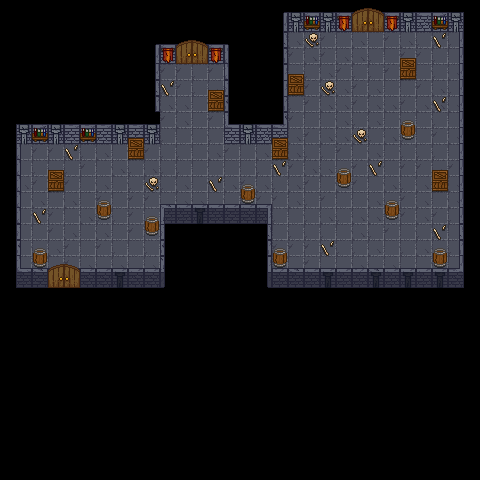

This game map was drawn from its Tiled (.tmx) file and the tilesets committed beside it. A one-line description and the trimmed map source follow:
An orthogonal 30x30 tile map with 16x16 px tiles, 4 tile layers (Tile Layer 2, Tile Layer 1, Tile Layer 3, Tile Layer 4), 4 tilesets and 30 objects.

<map version="1.10" tiledversion="1.10.2" orientation="orthogonal" renderorder="right-down" width="30" height="30" tilewidth="16" tileheight="16" infinite="0" nextlayerid="6" nextobjectid="36">
 <tileset firstgid="1" source="Walls.tsx" />
 <tileset firstgid="118" source="Floor.tsx" />
 <tileset firstgid="122" source="DoubleDoor.tsx" />
 <tileset firstgid="130" source="Decor.tsx" />
 <layer id="2" name="Tile Layer 2" width="30" height="30">
  <data>[900 cells, 51 non-empty, 4 distinct tile ids]</data>
 </layer>
 <layer id="1" name="Tile Layer 1" width="30" height="30">
  <data>[900 cells, 402 non-empty, 36 distinct tile ids]</data>
 </layer>
 <layer id="3" name="Tile Layer 3" width="30" height="30">
  <data>[900 cells, 48 non-empty, 12 distinct tile ids]</data>
 </layer>
 <layer id="4" name="Tile Layer 4" width="30" height="30">
  <data>[900 cells, 28 non-empty, 5 distinct tile ids]</data>
 </layer>
 <objectgroup id="5" name="Object Layer 1">
  <object id="2" x="16" y="124" width="142" height="4" />
  <object id="3" x="155" y="44" width="3" height="80" />
  <object id="4" x="160" y="44" width="69" height="4" />
  <object id="5" x="224" y="48" width="5" height="80" />
  <object id="6" x="229" y="124" width="57" height="4" />
  <object id="8" x="283" y="12" width="3" height="112" />
  <object id="9" x="286" y="12" width="178" height="4" />
  <object id="10" x="461" y="16" width="3" height="256" />
  <object id="11" x="267" y="269" width="197" height="3" />
  <object id="12" x="267" y="204" width="3" height="68" />
  <object id="13" x="162" y="204" width="108" height="4" />
  <object id="15" x="162" y="208" width="3" height="64" />
  <object id="17" x="15" y="268" width="147" height="4" />
  <object id="18" x="16" y="128" width="3" height="140" />
  <object id="19" x="35" y="248" width="10" height="6" />
  <object id="20" x="99" y="200" width="10" height="6" />
  <object id="21" x="147" y="216" width="10" height="6" />
  <object id="22" x="243" y="184" width="10" height="6" />
  <object id="23" x="275" y="248" width="10" height="6" />
  <object id="24" x="339" y="168" width="10" height="6" />
  <object id="26" x="387" y="200" width="10" height="6" />
  <object id="27" x="435" y="248" width="10" height="6" />
  <object id="28" x="403" y="120" width="10" height="6" />
  <object id="29" x="50" y="170" width="12" height="6" />
  <object id="30" x="130" y="138" width="12" height="6" />
  <object id="31" x="210" y="90" width="12" height="6" />
  <object id="32" x="274" y="138" width="12" height="6" />
  <object id="33" x="290" y="74" width="12" height="6" />
  <object id="34" x="402" y="58" width="12" height="6" />
  <object id="35" x="434" y="170" width="12" height="6" />
 </objectgroup>
</map>
